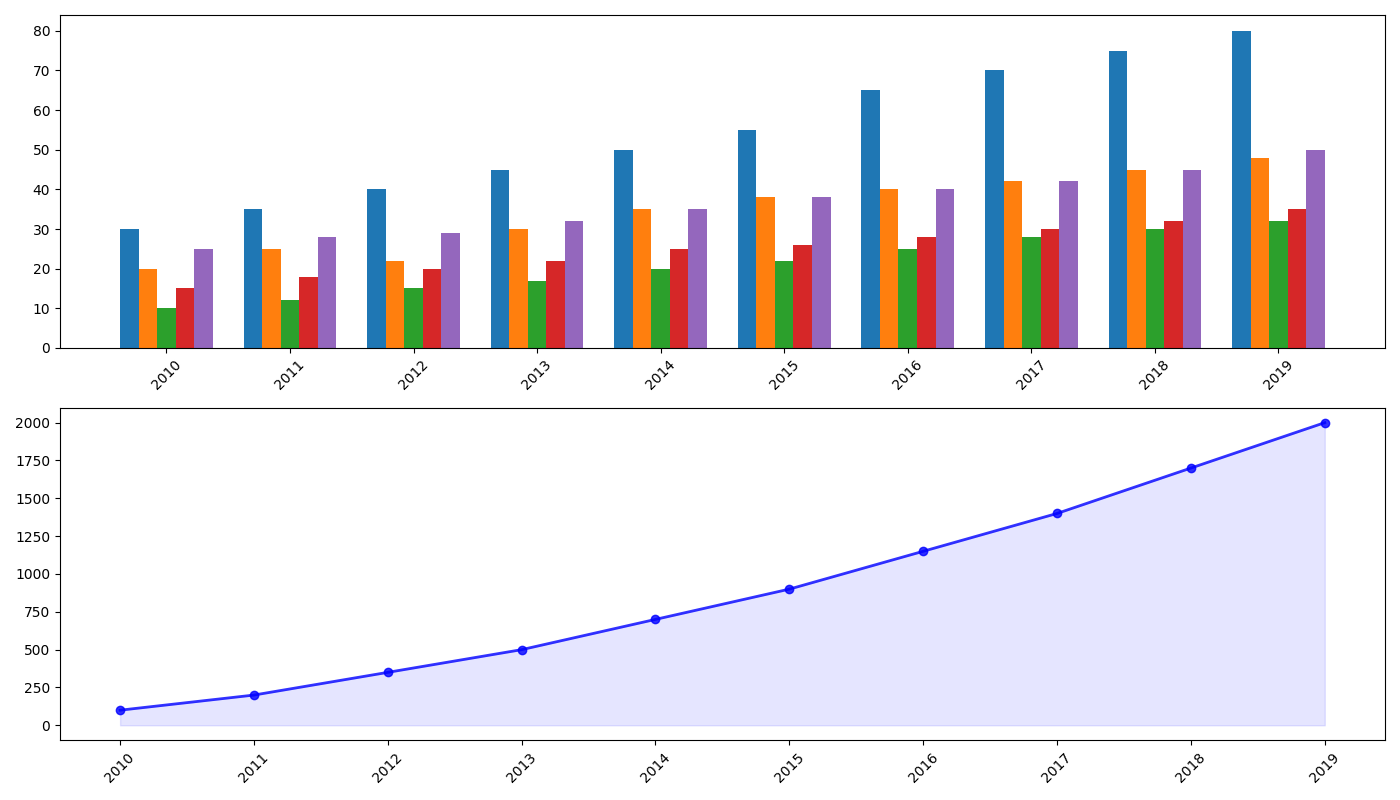

Here is the Python script that generated this plot:
import matplotlib.pyplot as plt
import numpy as np

years = np.arange(2010, 2020)

fiction = [30, 35, 40, 45, 50, 55, 65, 70, 75, 80]
non_fiction = [20, 25, 22, 30, 35, 38, 40, 42, 45, 48]
science = [10, 12, 15, 17, 20, 22, 25, 28, 30, 32]
history = [15, 18, 20, 22, 25, 26, 28, 30, 32, 35]
fantasy = [25, 28, 29, 32, 35, 38, 40, 42, 45, 50]

cumulative_donations = [100, 200, 350, 500, 700, 900, 1150, 1400, 1700, 2000]

bar_width = 0.15
index = np.arange(len(years))

plt.figure(figsize=(14, 8))

plt.subplot(2, 1, 1)
plt.bar(index - 2*bar_width, fiction, bar_width)
plt.bar(index - bar_width, non_fiction, bar_width)
plt.bar(index, science, bar_width)
plt.bar(index + bar_width, history, bar_width)
plt.bar(index + 2*bar_width, fantasy, bar_width)

plt.xticks(index, years, rotation=45)

plt.subplot(2, 1, 2)
plt.plot(years, cumulative_donations, marker='o', color='b', linewidth=2, alpha=0.8)
plt.fill_between(years, cumulative_donations, color='blue', alpha=0.1)

plt.xticks(years, rotation=45)

plt.tight_layout()
plt.show()
